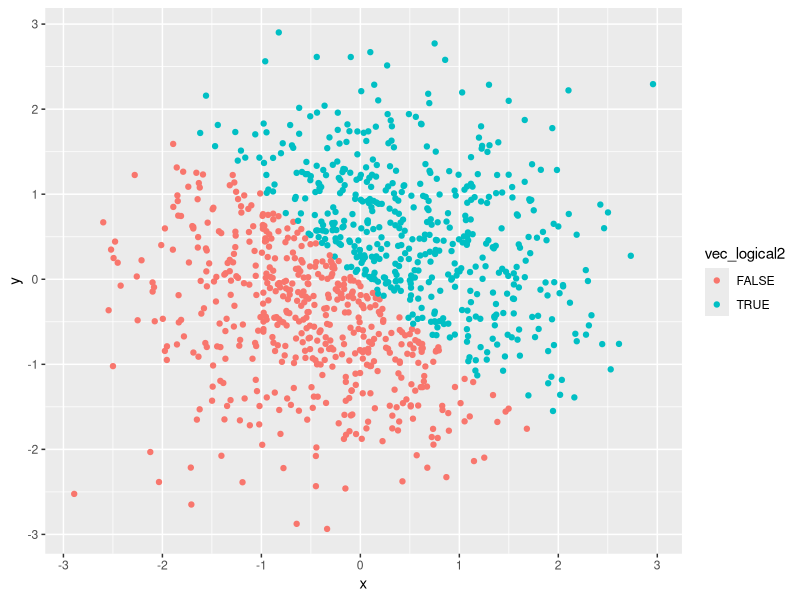
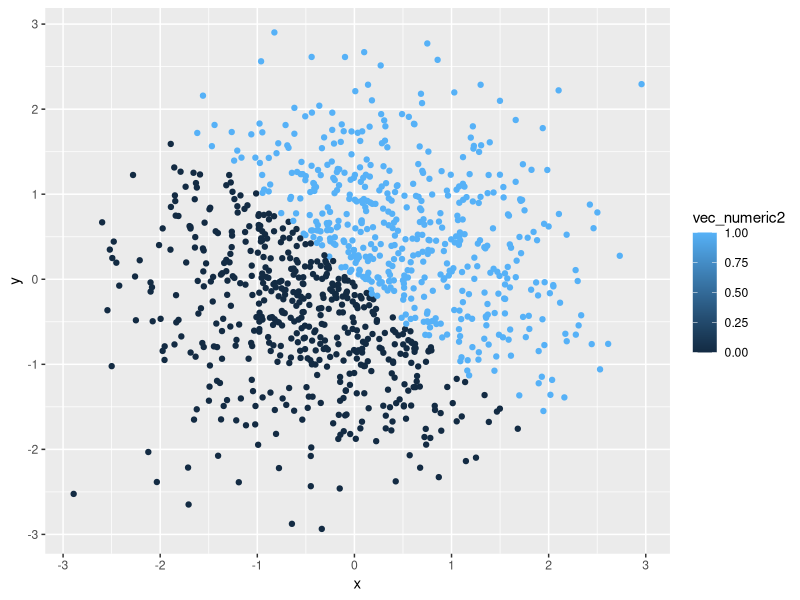
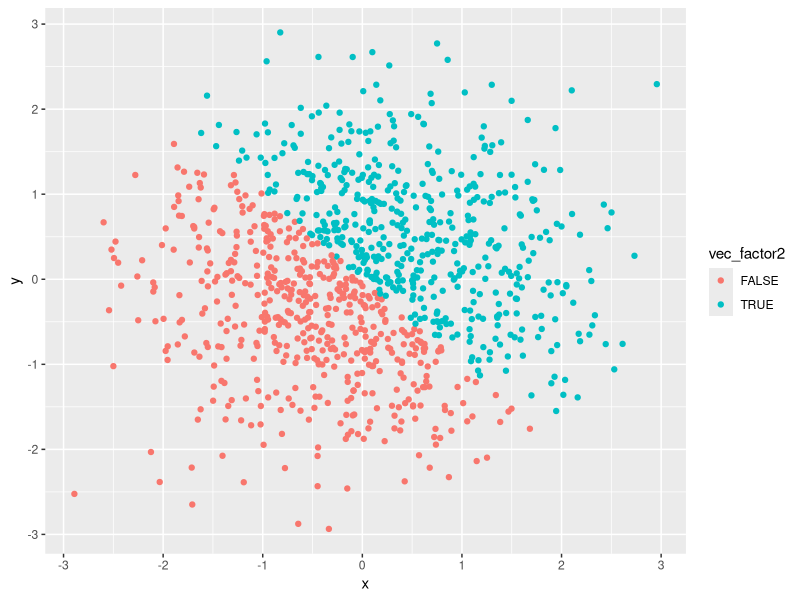
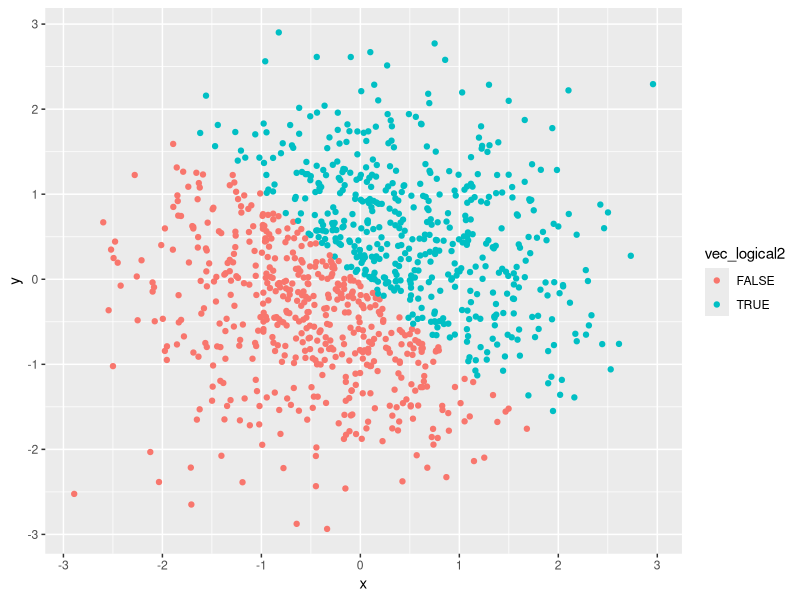

Here is the R script that generated these plots, in order:
## ---- chunk 1
knitr::opts_chunk$set(echo = TRUE)
library(tidyverse)
## ---- chunk 2
set.seed(2163)

dataframe_problem1 = tibble(
  vec_numeric = rnorm(10, sd = 5),
  vec_logical = vec_numeric > 2,
  vec_char = c("Please", "list", "the", "American", "people's", "top", "four", "most", "popular", "sports"),
  vec_factor = factor(c("football", "basketball", "baseball", "ice_hockey", "football", "basketball", "baseball", "ice_hockey", "football", "basketball"))
)
## ---- chunk 3
mean(dataframe_problem1$vec_numeric)
mean(dataframe_problem1$vec_logical)
mean(dataframe_problem1$vec_char)
mean(dataframe_problem1$vec_factor)
## ---- chunk 4

newvec_numeric1 = as.numeric(
  as.factor(
    dataframe_problem1$vec_char)
  )
newvec_numeric1 
## ---- chunk 5

newvec_numeric2 = as.numeric(
  as.character(
    dataframe_problem1$vec_factor)
  )
newvec_numeric2 
## ---- chunk 6
plot_df = tibble(
  x = rnorm(1000),
  y = rnorm(1000),
  vec_logical2 = (x + y) > 0,
  vec_numeric2 = as.numeric(vec_logical2),
  vec_factor2 = as.factor(vec_logical2)
)
## ---- chunk 7
ggplot(plot_df, aes(x , y, color = vec_logical2))+ geom_point()
## ---- chunk 8
ggsave("logical_plot.tiff")
## ---- chunk 9
ggplot(plot_df, aes(x , y, color = vec_numeric2))+ geom_point()
## ---- chunk 10
ggplot(plot_df, aes(x , y, color = vec_factor2))+ geom_point()
